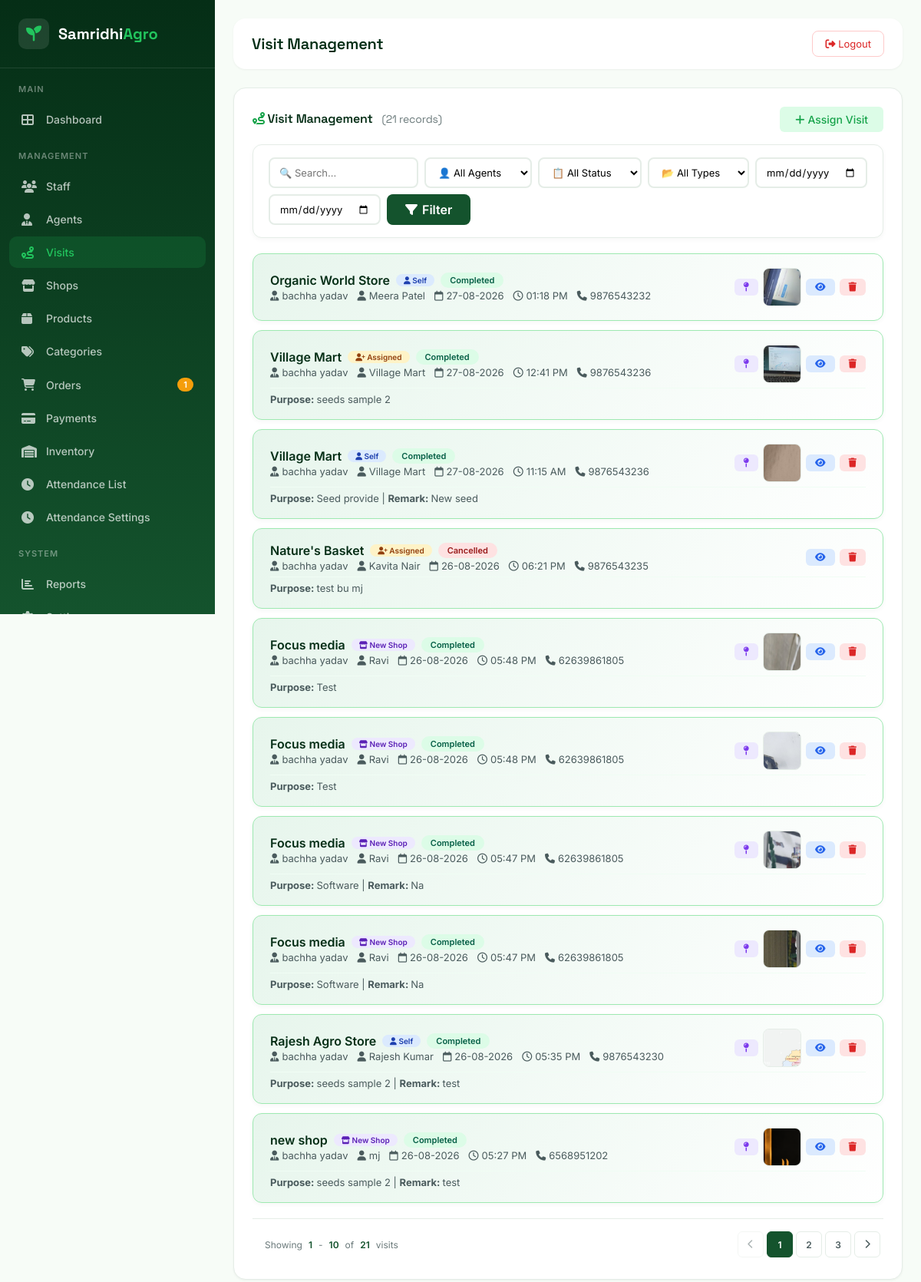
/admin/visits.php (signed in), run on the app's committed database.
### tables this page shows
CREATE TABLE `visits` (
  `id` int(11) NOT NULL,
  `agent_id` int(11) NOT NULL,
  `shop_id` int(11) DEFAULT NULL,
  `visit_type` enum('assigned','self','new_shop') NOT NULL DEFAULT 'self',
  `shop_name` varchar(100) DEFAULT NULL,
  `owner_name` varchar(100) DEFAULT NULL,
  `contact_number` varchar(20) DEFAULT NULL,
  `address` text DEFAULT NULL,
  `purpose` text DEFAULT NULL,
  `remark` text DEFAULT NULL,
  `visit_date` date NOT NULL,
  `visit_time` time NOT NULL,
  `latitude` decimal(10,8) DEFAULT NULL,
  `longitude` decimal(11,8) DEFAULT NULL,
  `accuracy` decimal(10,2) DEFAULT NULL,
  `photo` varchar(255) DEFAULT NULL,
  `photo_thumbnail` varchar(255) DEFAULT NULL,
  `status` enum('assigned','completed','cancelled') NOT NULL DEFAULT 'assigned',
  `assigned_by` int(11) DEFAULT NULL,
  `assigned_date` datetime DEFAULT NULL,
  `created_at` datetime NOT NULL DEFAULT current_timestamp(),
  `updated_at` datetime NOT NULL DEFAULT current_timestamp() ON UPDATE current_timestamp()
);

CREATE TABLE `users` (
  `id` int(11) NOT NULL,
  `username` varchar(50) NOT NULL,
  `email` varchar(100) NOT NULL,
  `password_hash` varchar(255) NOT NULL,
  `full_name` varchar(100) NOT NULL,
  `phone` varchar(20) DEFAULT NULL,
  `avatar` varchar(255) DEFAULT NULL,
  `role` enum('admin','staff','agent','shop') NOT NULL DEFAULT 'staff',
  `status` enum('active','inactive','suspended') NOT NULL DEFAULT 'active',
  `last_login` datetime DEFAULT NULL,
  `last_ip` varchar(45) DEFAULT NULL,
  `created_at` datetime NOT NULL DEFAULT current_timestamp(),
  `updated_at` datetime NOT NULL DEFAULT current_timestamp() ON UPDATE current_timestamp()
);

### admin/visits.php (the view, shortened to what the rows shown need)
<?php
require_once '../includes/admin_header.php';
$filters = [
    'agent_id' => isset($_GET['agent'])
        ? (int)$_GET['agent']
        : 0,
    'status' => $_GET['status'] ?? 'all',
    'visit_type' => $_GET['visit_type'] ?? 'all',
    'date_from' => $_GET['date_from'] ?? '',
    'date_to' => $_GET['date_to'] ?? '',
    'search' => $_GET['search'] ?? ''
];
$perPage = 10;
$currentPage = isset($_GET['page'])
    ? (int)$_GET['page']
    : 1;
$allVisits = getFilteredVisits(
    $filters,
    10000
);
$offset = ($currentPage - 1) * $perPage;
$visits = array_slice(
    $allVisits,
    $offset,
    $perPage
);
$csrfToken = generateCsrfToken();
$statusColors = [
    'assigned' => 'badge-warning',
    'completed' => 'badge-success',
    'cancelled' => 'badge-danger'
];
?>
<div class="content-card">
    <?php if (empty($visits)): ?>
        <div
            style="
            text-align:center;
            padding:40px 20px;
            color:#6B7A7B;
            ">
            <i
                class="fas fa-map-marked-alt"
                style="
                font-size:48px;
                display:block;
                margin-bottom:12px;
                color:#D1D5DB;
                ">
            </i>
            <p
                style="
                font-size:16px;
                font-weight:500;
                ">
                No visits found
            </p>
            <p
                style="
                font-size:13px;
                margin-top:4px;
                ">
                Try adjusting your filters
                or assign a new visit
            </p>
        </div>
    <?php else: ?>
        <?php foreach ($visits as $visit): ?>
            <div class="visit-card">
                <div class="visit-row">
                    <div class="visit-info">
                        <div class="visit-shop">
                            <?php
                            echo escapeHtml(
                                $visit['shop_name']
                                    ?? $visit['existing_shop_name']
                                    ?? 'Unknown Shop'
                            );
                            ?>
                            <?php if (
                                $visit['visit_type']
                                === 'new_shop'
                            ): ?>
                                <span
                                    class="visit-type-badge"
                                    style="
                                    background:#EDE9FE;
                                    color:#5B21B6;
                                    ">
                                    <i class="fas fa-store"></i>
                                    New Shop
                                </span>
                            <?php elseif (
                                $visit['visit_type']
                                === 'self'
                            ): ?>
                                <span
                                    class="visit-type-badge"
                                    style="
                                    background:#DBEAFE;
                                    color:#1E40AF;
                                    ">
                                    <i class="fas fa-user"></i>
                                    Self
                                </span>
                            <?php else: ?>
                                <span
                                    class="visit-type-badge"
                                    style="
                                    background:#FEF3C7;
                                    color:#92400E;
                                    ">
                                    <i class="fas fa-user-plus"></i>
                                    Assigned
                                </span>
                            <?php endif; ?>
                            <span
                                class="badge-status
                                <?php
                                echo $statusColors[$visit['status']] ?? 'badge-secondary';
                                ?>">
                                <?php
                                echo ucfirst(
                                    $visit['status']
                                );
                                ?>
                            </span>
                        </div>
                        <div class="visit-details">
                            <span>
                                <i class="fas fa-user-tie"></i>
                                <?php
                                echo escapeHtml(
                                    $visit['agent_name']
                                        ?? 'N/A'
                                );
                                ?>
                            </span>
                            <?php if (
                                !empty($visit['owner_name'])
                            ): ?>
                                <span>
                                    <i class="fas fa-user"></i>
                                    <?php
                                    echo escapeHtml(
                                        $visit['owner_name']
                                    );
                                    ?>
                                </span>
                            <?php endif; ?>
                            <span>
                                <i class="far fa-calendar"></i>
                                <?php
                                echo formatDate(
                                    $visit['visit_date']
                                );
                                ?>
                            </span>
                            <span>
                                <i class="far fa-clock"></i>
                                <?php
                                echo date(
                                    'h:i A',
                                    strtotime(
                                        $visit['visit_time']
                                    )
                                );
                                ?>
                            </span>
                            <?php if (
                                !empty($visit['contact_number'])
                            ): ?>
                                <span>
                                    <i class="fas fa-phone"></i>
                                    <?php
                                    echo escapeHtml(
                                        $visit['contact_number']
                                    );
                                    ?>
                                </span>
                            <?php endif; ?>
                        </div>
                    </div>
                    <div class="visit-actions">
                        <?php if (
                            !empty($visit['latitude'])
                            && !empty($visit['longitude'])
                        ): ?>
                            <a
                                href="https://www.google.com/maps?q=<?php
                                                                    echo $visit['latitude'];
                                                                    ?>,<?php
                                                                        echo $visit['longitude'];
                                                                        ?>"
                                target="_blank"
                                class="btn-action btn-location"
                                title="Open in Maps">
                                <i class="fas fa-map-pin"></i>
                            </a>
                        <?php endif; ?>
                        <?php
                        $thumbnail = $visit['photo_thumbnail'] ?? '';
                        $originalPhoto = $visit['photo'] ?? '';
                        if (!empty($thumbnail) || !empty($originalPhoto)):
                        ?>
                            <img
                                src="../uploads/visits/<?php
                                                        echo escapeHtml(
                                                            !empty($thumbnail)
                                                                ? $thumbnail
                                                                : $originalPhoto
                                                        );
                                                        ?>"
                                data-original="../uploads/visits/<?php
                                                                    echo escapeHtml($originalPhoto);
                                                                    ?>"
                                alt="Visit Photo"
                                class="visit-photo-thumb"
                                title="Click to view full photo">
                        <?php endif; ?>
                        <a
                            href="visit-view.php?id=<?php
                                                    echo $visit['id'];
                                                    ?>"
                            class="btn-action btn-view"
                            title="View Details">
                            <i class="fas fa-eye"></i>
                        </a>
                        <?php if (
                            hasPermission('visit.delete')
                        ): ?>
                            <a
                                href="visits.php?action=delete&id=<?php
                                                                    echo (int)$visit['id'];
                                                                    ?>&csrf=<?php
                                                                            echo urlencode($csrfToken);
                                                                            ?>"
                                class="btn-action btn-delete"
                                onclick="return confirmCancel(this, 'delete')"
                                title="Delete Visit">
                                <i class="fas fa-trash"></i>
                            </a>
                        <?php endif; ?>
                    </div>
                </div>
                <?php if (
                    !empty($visit['purpose'])
                    || !empty($visit['remark'])
                ): ?>
                    <div
                        style="
                        font-size:13px;
                        color:#4A5B5D;
                        margin-top:6px;
                        padding-top:6px;
                        border-top:1px solid #F0FDF4;
                        ">
                        <?php if (
                            !empty($visit['purpose'])
                        ): ?>
                            <span>
                                <strong>
                                    Purpose:
                                </strong>
                                <?php
                                echo escapeHtml(
                                    $visit['purpose']
                                );
                                ?>
                            </span>
                        <?php endif; ?>
                        <?php if (
                            !empty($visit['remark'])
                        ): ?>
                            <?php
                            if (
                                !empty($visit['purpose'])
                            ) {
                                echo ' | ';
                            }
                            ?>
                            <span>
                                <strong>
                                    Remark:
                                </strong>
                                <?php
                                echo escapeHtml(
                                    $visit['remark']
                                );
                                ?>
                            </span>
                        <?php endif; ?>
                    </div>
                <?php endif; ?>
            </div>
        <?php endforeach; ?>
    <?php endif; ?>
</div>
<?php require_once '../includes/admin_footer.php'; ?>

### data on the page
visits: shop_name "Organic World Store", visit_type "self" (drawn), status "Completed", users.full_name "bachha yadav", owner_name "Meera Patel", visit_date "27-08-2026", visit_time "01:18 PM", contact_number "9876543232", photo_thumbnail+photo (picture)
visits: shop_name "Village Mart", visit_type "assigned" (drawn), status "Completed", users.full_name "bachha yadav", owner_name "Village Mart", visit_date "27-08-2026", visit_time "12:41 PM", contact_number "9876543236", photo_thumbnail+photo (picture), purpose "seeds sample 2"
visits: shop_name "Village Mart", visit_type "self" (drawn), status "Completed", users.full_name "bachha yadav", owner_name "Village Mart", visit_date "27-08-2026", visit_time "11:15 AM", contact_number "9876543236", photo_thumbnail+photo (picture), purpose "Seed provide", remark "New seed"
visits: shop_name "Nature's Basket", visit_type "assigned" (drawn), status "Cancelled", users.full_name "bachha yadav", owner_name "Kavita Nair", visit_date "26-08-2026", visit_time "06:21 PM", contact_number "9876543235", purpose "test bu mj"
visits: shop_name "Focus media", visit_type "new_shop" (drawn), status "Completed", users.full_name "bachha yadav", owner_name "Ravi", visit_date "26-08-2026", visit_time "05:48 PM", contact_number "62639861805", photo_thumbnail+photo (picture), purpose "Test"
visits: shop_name "Focus media", visit_type "new_shop" (drawn), status "Completed", users.full_name "bachha yadav", owner_name "Ravi", visit_date "26-08-2026", visit_time "05:48 PM", contact_number "62639861805", photo_thumbnail+photo (picture), purpose "Test"
visits: shop_name "Focus media", visit_type "new_shop" (drawn), status "Completed", users.full_name "bachha yadav", owner_name "Ravi", visit_date "26-08-2026", visit_time "05:47 PM", contact_number "62639861805", photo_thumbnail+photo (picture), purpose "Software", remark "Na"
visits: shop_name "Focus media", visit_type "new_shop" (drawn), status "Completed", users.full_name "bachha yadav", owner_name "Ravi", visit_date "26-08-2026", visit_time "05:47 PM", contact_number "62639861805", photo_thumbnail+photo (picture), purpose "Software", remark "Na"
visits: shop_name "Rajesh Agro Store", visit_type "self" (drawn), status "Completed", users.full_name "bachha yadav", owner_name "Rajesh Kumar", visit_date "26-08-2026", visit_time "05:35 PM", contact_number "9876543230", photo_thumbnail+photo (picture), purpose "seeds sample 2", remark "test"
visits: shop_name "new shop", visit_type "new_shop" (drawn), status "Completed", users.full_name "bachha yadav", owner_name "mj", visit_date "26-08-2026", visit_time "05:27 PM", contact_number "6568951202", photo_thumbnail+photo (picture), purpose "seeds sample 2", remark "test"

### other printed values
$pendingOrders "1"
escapeHtml($pageTitle) "Visit Management"
$totalRecords "21"
$offset + 1 "1"
